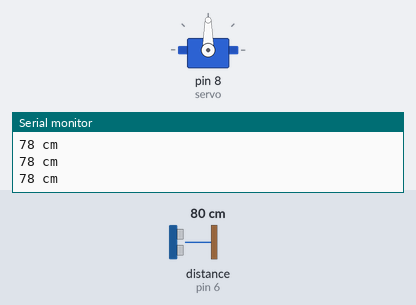
Recording of a sketch running on a simulated Arduino Uno, built with avr-gcc and run on an emulated ATmega328P. On the bench: servo, the last lines printed to the serial monitor. Wiring (inferred from the names in the program): ultrasonic range finder: trigger pin 7; echo pin 6. Inputs (shaded band) come from the test bench; at power-on: distance to the obstacle (sensor on pin 6) 80 cm. The echo pulse lasts 58.3 µs per cm.

Above: at 1.2 s.
1.3 s: distance to the obstacle (sensor on pin 6) set to 12 cm
2.8 s: distance to the obstacle (sensor on pin 6) set to 9 cm
At 6.4 s:
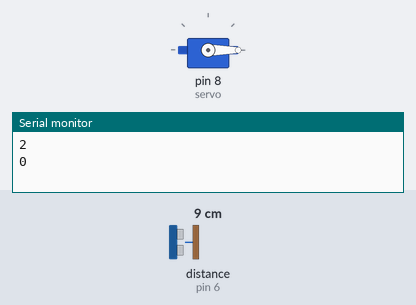
Timing chart, 0 to 7.9 s (numbered marks = the images above; inputs shaded):
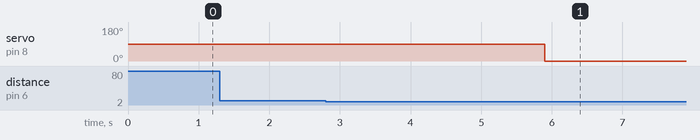

The sketch:

test_run_final.ino
```cpp
#include <Servo.h>
#define trigPin 7
#define echoPin 6

int count=0;

Servo servo;

void setup()
{
Serial.begin (9600);
pinMode(trigPin, OUTPUT);
pinMode(echoPin, INPUT);
servo.attach(8);

}

void loop()
{
int openDelay = 1;
int closeDelay = 2;
long duration, distance;


digitalWrite(trigPin, LOW);
delayMicroseconds(2);
digitalWrite(trigPin, HIGH);
delayMicroseconds(10);
digitalWrite(trigPin, LOW);

duration = pulseIn(echoPin, HIGH);
distance=duration*340/20000;


if(distance<10){
  if(count%2!=0){
    Serial.println("ground detected within the distance of 5cm --> closing the claw in ");
    for (int i = 0; i < openDelay; i++) {
    Serial.println(openDelay-i);
    delay(4000);
    Serial.println(count);
    servo.write(90);
    delay(4000);
    count++;
    }}
   else if(count%2==0){
    Serial.println("ground detected within the distance of 5cm --> opening the claw in ");
    for (int j = 0; j < openDelay; j++) {
    Serial.println(closeDelay-j);
    delay(3000);
    Serial.println(count);
    servo.write(0);
    delay(4000);
    count++;
   }}

}

else{
  Serial.print(distance);
  Serial.println(" cm");
  delay(100);
}
}
```

Measured:
- the behaviour switches between 11 and 10 cm on distance to the obstacle (sensor on pin 6) (found by bisection; images 0 and 1)
- after the input at 2.8 s, servo on pin 8 (servo): 90° → 0° after 3.1 s
